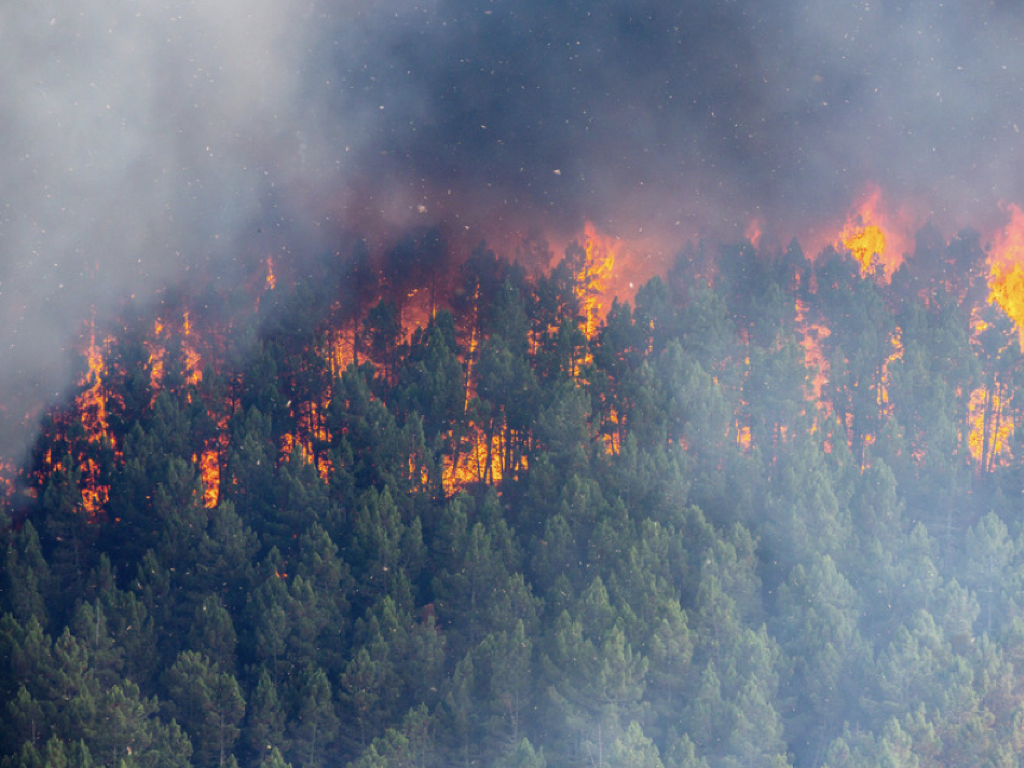
#> input picture 3/codes/P2_image_and_bestmodel/1.jpg, 1024 x 768 px, found by its file name
$ jupyter execute --allow-errors P2_classifier.ipynb
#> lines starting #> are read from the running program, lines starting #| are printed output that depends on the picture
[cell 1]
import cv2
import matplotlib.pyplot as plt
import numpy as np
import joblib

#> (a cell that did not finish here is left out)

[cell 3]
# Define a function to classify a forest image and show the label and probability in the photo
def classify_image(image_path):
    # Load the image and preprocess it
#> called with image_path = '1.jpg'
    image_org = cv2.imread(image_path)
#> image_org is the input picture: shape (768, 1024, 3); mean B, G, R 128.9, 113.2, 106.3
    image_resize = cv2.resize(image_org, (100, 100))
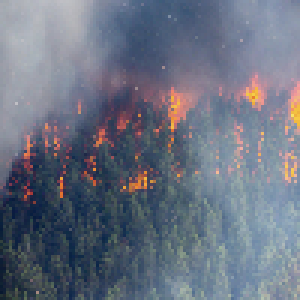
#> image_resize: shape (100, 100, 3) (shown 3 times larger); mean B, G, R 128.8, 113.1, 106.2
    image = image_resize / 255.0
    image = image.reshape(1, -1)

    # Make a prediction on the image using the saved model
    y_proba = lgreg.predict_proba(image)
    y_pred = lgreg.predict(image)

    # Show the image and label
    label = 'fire' if y_pred[0] == 1 else 'no_fire'
    if label == 'no_fire':
      prob = 100-(round(y_proba[0][1], 3)*100)
    else:
      prob = round(y_proba[0][1], 3)*100
    color = 'red' if y_pred[0] == 1 else 'green'

    # Display the image and label
    plt.imshow(image_org)
    plt.title(f"{label} ({prob})", color=color)
    plt.axis('off')
    plt.show()

#> (a cell that did not finish here is left out)

#> (a cell that did not finish here is left out)

#> call 2 of classify_image, with image_path = '2.jpg'
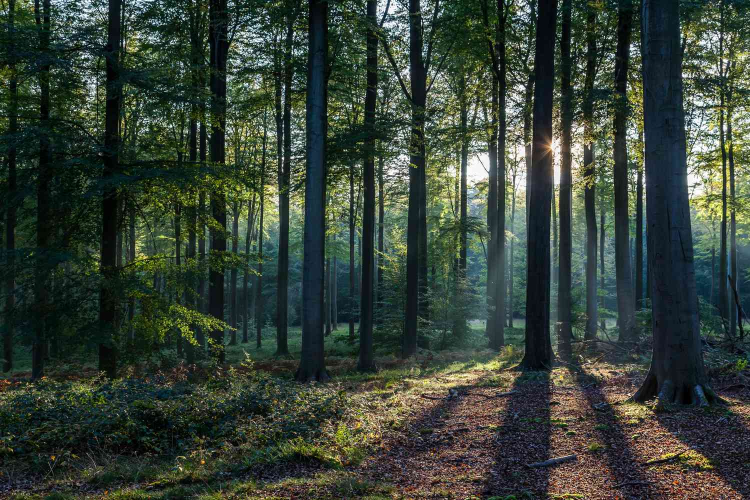
#> input picture 3/codes/P2_image_and_bestmodel/2.jpg, 1500 x 1000 px, found by its file name (shown at 1/2 size)
#> in classify_image, image_org is the input picture: shape (1000, 1500, 3); mean B, G, R 55.2, 65.7, 54.5
#> in classify_image (call 2), `image_resize = cv2.resize(image_org, (100, 100))`:
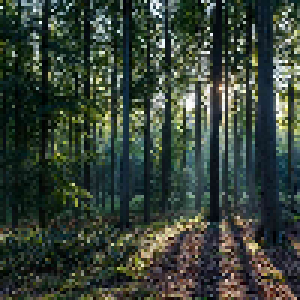
#> image_resize: shape (100, 100, 3) (shown 3 times larger); mean B, G, R 56.2, 66.7, 55.4
